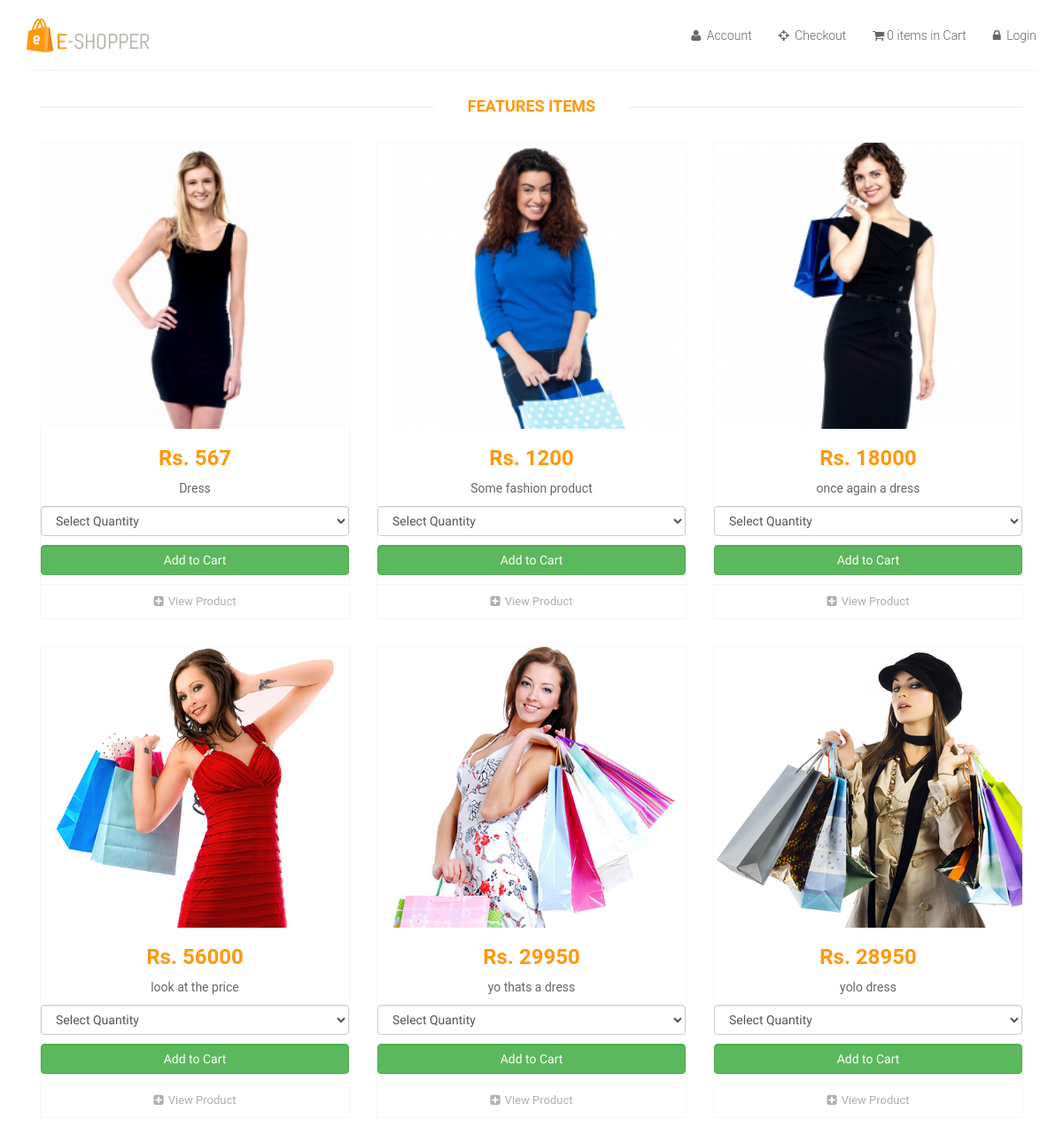
The page / on the database its author committed.
### tables this page shows
CREATE TABLE `product` (
  `id` int(11) NOT NULL,
  `name` varchar(255) NOT NULL,
  `description` varchar(255) NOT NULL,
  `img` varchar(255) NOT NULL,
  `cost` int(11) NOT NULL,
  `quantity` int(11) NOT NULL
);

### index.php (the view, shortened to what this page needs)
<?php include 'includes/header.php'; include 'includes/nav.php'; ?>
<?php
  $sql = "SELECT * FROM product";
  $result = mysqli_query($con,$sql);
 ?>
<div class="container">
    <div class="row">
      <div class="col-md-12">
        <div class="features_items">
          <h2 class="title text-center">Features Items</h2>
          <?php while($row = mysqli_fetch_object($result)): ?>
          <form class="" action="_cart_update.php" method="post">
          <div class="col-md-4">
            <div class="product-image-wrapper">
            	<div class="single-products">
          			<div class="productinfo text-center">
          				<img src="<?= $row -> img?>" alt="" />
          				<h2>Rs.  <?= $row -> cost ?></h2>
          				<p><?= $row -> name ?></p>
                  <select class="form-control" name="quantity" style="margin-bottom: 10px;">
                    <option value="null">Select Quantity</option>
                  </select>
          				<input type="submit" name="addtocart" style="margin-bottom: 10px;" class="form-control btn btn-success" value="Add to Cart">
          			</div>
            	</div>
            	<div class="choose">
            		<ul class="nav nav-pills nav-justified">
            			<li><a href="#"><i class="fa fa-plus-square"></i>View Product</a></li>
            		</ul>
            	</div>
            </div>
          </div>
          </form>
          <?php endwhile; ?>
        </div>
    </div>
  </div>
</div>
<?php include 'includes/footer.php'; ?>

### includes/header.php (shortened to what this page needs)
<!DOCTYPE html>
<html lang="en">
<head>
  <link rel="stylesheet" href="css/bootstrap.css" media="screen">
  <link rel="stylesheet" href="css/font-awesome.css">
  <link rel="stylesheet" href="css/style.css">
</head>
<body>

### includes/nav.php
<?php include 'includes/header.php'; ?>
<div class="header-middle">
    <div class="container">
      <div class="row">
        <div class="col-sm-4">
          <div class="logo pull-left">
            <a href="index.html"><img src="images/logo.png" alt="" /></a>
          </div>
        </div>
        <div class="col-sm-8">
          <div class="shop-menu pull-right">
            <ul class="nav navbar-nav">
              <li><a href="#"><i class="fa fa-user"></i> Account</a></li>
              <li><a href="checkout.php"><i class="fa fa-crosshairs"></i> Checkout</a></li>
              <li><a href="cart.html"><i class="fa fa-shopping-cart"></i><?= count($_SESSION['shopping_cart']) ?> items in Cart</a></li>
              <li><a href="login.html"><i class="fa fa-lock"></i> Login</a></li>
            </ul>
          </div>
        </div>
      </div>
    </div>
  </div>

### includes/footer.php (shortened to what this page needs)
</body>
</html>

### css/style.css (style rules this page uses)
body { font-family: 'Montserrat Alternates', sans-serif; font-size: 16px; }
ul li { list-style: none; }
a { -webkit-transition: 300ms; -moz-transition: 300ms; -o-transition: 300ms; transition: 300ms; }
h1, h2, h3, h4, h5, h6 { font-family: 'Roboto', sans-serif; }
.left-sidebar h2:after, h2.title:after { content: " "; position: absolute; border: 1px solid #f5f5f5; bottom:8px; left: 0; width: 100%; height: 0; z-index: -2; }
h2.title:before { content: " "; position: absolute; background: #fff; bottom: -6px; width: 220px; height: 30px; z-index: -1; left: 50%; margin-left: -110px; }
.header-middle .container .row { border-bottom: 1px solid #f5f5f5; margin-left: 0; margin-right: 0; padding-bottom: 20px; padding-top: 20px; }
.header-middle .container .row .col-sm-4 { padding-left: 0; }
.header-middle .container .row .col-sm-8 { padding-right:0; }
.shop-menu ul li { display:inline-block; padding-left: 15px; padding-right: 15px; }
.shop-menu ul li:last-child { padding-right: 0; }
.shop-menu ul li a { background: #FFFFFF; color: #696763; font-family: 'Roboto', sans-serif; font-size: 14px; font-weight: 300; padding:0; padding-right: 0; margin-top: 10px; }
.shop-menu ul li a i { margin-right:3px; }
.features_items { overflow:hidden; }
h2.title { color: #FE980F; font-family: 'Roboto', sans-serif; font-size: 18px; font-weight: 700; margin: 0 15px; text-transform: uppercase; margin-bottom: 30px; margin-top: 30px; position: relative; }
.product-image-wrapper { border:1px solid #F7F7F5; overflow: hidden; margin-bottom:30px; }
.single-products { position: relative; }
.productinfo h2 { color: #FE980F; font-family: 'Roboto', sans-serif; font-size: 24px; font-weight: 700; }
.productinfo p { font-family: 'Roboto', sans-serif; font-size: 14px; font-weight: 400; color: #696763; }
.productinfo img { width: 100%; }
.productinfo { position:relative; }
.choose { border-top: 1px solid #F7F7F0; }
.choose ul li a { color: #B3AFA8; font-family: 'Roboto', sans-serif; font-size: 13px; padding-left: 0; padding-right: 0; }
.choose ul li a i { margin-right:5px; }

### rows shown on the page
product: img (picture), cost "567", name "Dress"
product: img (picture), cost "1200", name "Some fashion product"
product: img (picture), cost "18000", name "once again a dress"
product: img (picture), cost "56000", name "look at the price"
product: img (picture), cost "29950", name "yo thats a dress"
product: img (picture), cost "28950", name "yolo dress"

### other values the page prints
count($_SESSION['shopping_cart']) "0"
